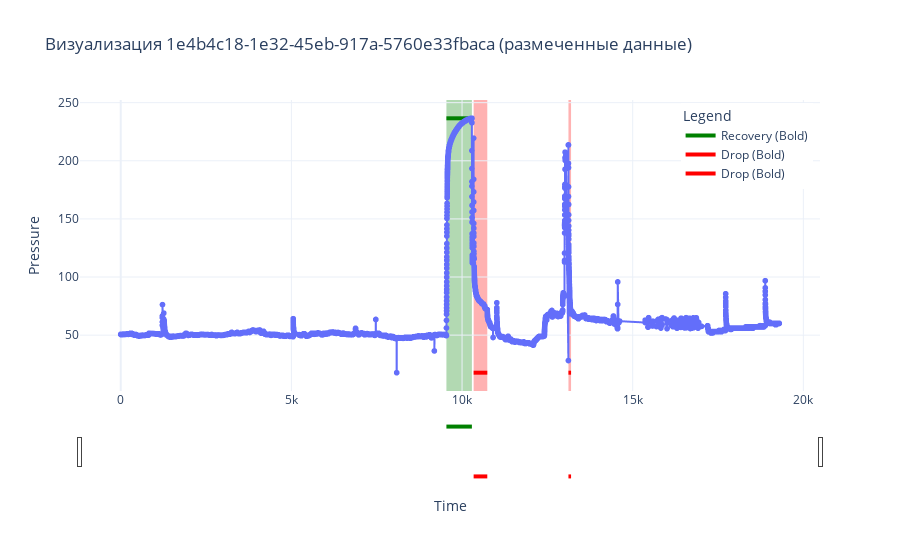

Source (notebook cell):
### Markdown cell above
#### Анализ графиков

### Code cell
plot_annotated_data(df, gt_df, selected_file)

### Figure 1 — Plotly figure (JSON) as saved in the notebook; plotly's stock layout.template omitted (floating-point values rounded to 4 significant figures; data arrays with more than 128 entries replaced by an {"elided": "..."} marker saying what was removed)
{"data": [{"hovertemplate": "time=%{x}<br>pressure=%{y}<extra></extra>", "legendgroup": "", "line": {"color": "#636efa", "dash": "solid"}, "marker": {"symbol": "circle"}, "mode": "lines+markers", "name": "", "showlegend": false, "type": "scattergl", "x": {"elided": "21934 float values"}, "xaxis": "x", "y": {"elided": "21934 float values"}, "yaxis": "y"}, {"line": {"color": "green", "width": 4}, "mode": "lines", "name": "Recovery (Bold)", "type": "scatter", "x": [9542.0, 10290.0], "y": [236.6, 236.6]}, {"line": {"color": "red", "width": 4}, "mode": "lines", "name": "Drop (Bold)", "type": "scatter", "x": [10340.0, 10740.0], "y": [17.69, 17.69]}, {"line": {"color": "red", "width": 4}, "mode": "lines", "name": "Drop (Bold)", "type": "scatter", "x": [13120.0, 13190.0], "y": [17.69, 17.69]}], "layout": {"legend": {"title": {"text": "Legend"}, "tracegroupgap": 0, "x": 0.99, "xanchor": "right", "y": 0.99, "yanchor": "top"}, "shapes": [{"fillcolor": "green", "layer": "below", "line": {"width": 0}, "name": "Recovery", "opacity": 0.3, "type": "rect", "x0": 9542.0, "x1": 10290.0, "xref": "x", "y0": 0, "y1": 1, "yref": "y domain"}, {"fillcolor": "red", "layer": "below", "line": {"width": 0}, "name": "Drop", "opacity": 0.3, "type": "rect", "x0": 10340.0, "x1": 10740.0, "xref": "x", "y0": 0, "y1": 1, "yref": "y domain"}, {"fillcolor": "red", "layer": "below", "line": {"width": 0}, "name": "Drop", "opacity": 0.3, "type": "rect", "x0": 13120.0, "x1": 13190.0, "xref": "x", "y0": 0, "y1": 1, "yref": "y domain"}], "title": {"text": "Визуализация 1e4b4c18-1e32-45eb-917a-5760e33fbaca (размеченные данные)"}, "xaxis": {"anchor": "y", "domain": [0, 1], "rangeslider": {"visible": true}, "title": {"text": "Time"}, "type": "linear"}, "yaxis": {"anchor": "x", "domain": [0, 1], "fixedrange": false, "title": {"text": "Pressure"}}}}
